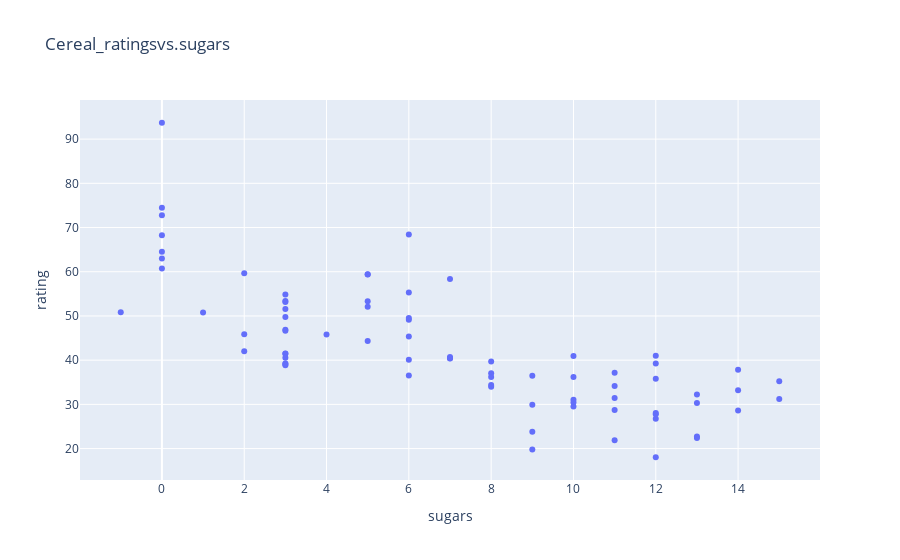

Here is the notebook cell this chart was saved with:
### Code cell
fig = px.scatter(df,
                x='sugars',
                y='rating',
                #hover_name='name',
                hover_name= df['name'].astype(str)+" / "+df['mfr'].astype(str),
                title='Cereal_ratingsvs.sugars')
fig.show()

#เอา df เข้ามาทั้งก้อน กำหนด x y, hover_name คือกำหนดชื่อที่จุด

### Figure 1 — Plotly figure (JSON) as saved in the notebook; plotly's stock layout.template omitted (floating-point values rounded to 4 significant figures)
{"data": [{"hovertemplate": "<b>%{hovertext}</b><br><br>sugars=%{x}<br>rating=%{y}<extra></extra>", "hovertext": ["100% Bran / Nabisco", "100% Natural Bran / Quaker Oats", "All-Bran / Kellogs", "All-Bran with Extra Fiber / Kellogs", "Almond Delight / Ralston Purina", "Apple Cinnamon Cheerios / General Mills", "Apple Jacks / Kellogs", "Basic 4 / General Mills", "Bran Chex / Ralston Purina", "Bran Flakes / Post", "Cap'n'Crunch / Quaker Oats", "Cheerios / General Mills", "Cinnamon Toast Crunch / General Mills", "Clusters / General Mills", "Cocoa Puffs / General Mills", "Corn Chex / Ralston Purina", "Corn Flakes / Kellogs", "Corn Pops / Kellogs", "Count Chocula / General Mills", "Cracklin' Oat Bran / Kellogs", "Cream of Wheat (Quick) / Nabisco", "Crispix / Kellogs", "Crispy Wheat & Raisins / General Mills", "Double Chex / Ralston Purina", "Froot Loops / Kellogs", "Frosted Flakes / Kellogs", "Frosted Mini-Wheats / Kellogs", "Fruit & Fibre Dates, Walnuts, and Oats / Post", "Fruitful Bran / Kellogs", "Fruity Pebbles / Post", "Golden Crisp / Post", "Golden Grahams / General Mills", "Grape Nuts Flakes / Post", "Grape-Nuts / Post", "Great Grains Pecan / Post", "Honey Graham Ohs / Quaker Oats", "Honey Nut Cheerios / General Mills", "Honey-comb / Post", "Just Right Crunchy  Nuggets / Kellogs", "Just Right Fruit & Nut / Kellogs", "Kix / General Mills", "Life / Quaker Oats", "Lucky Charms / General Mills", "Maypo / AM Home Food", "Muesli Raisins, Dates, & Almonds / Ralston Purina", "Muesli Raisins, Peaches, & Pecans / Ralston Purina", "Mueslix Crispy Blend / Kellogs", "Multi-Grain Cheerios / General Mills", "Nut&Honey Crunch / Kellogs", "Nutri-Grain Almond-Raisin / Kellogs", "Nutri-grain Wheat / Kellogs", "Oatmeal Raisin Crisp / General Mills", "Post Nat. Raisin Bran / Post", "Product 19 / Kellogs", "Puffed Rice / Quaker Oats", "Puffed Wheat / Quaker Oats", "Quaker Oat Squares / Quaker Oats", "Quaker Oatmeal / Quaker Oats", "Raisin Bran / Kellogs", "Raisin Nut Bran / General Mills", "Raisin Squares / Kellogs", "Rice Chex / Ralston Purina", "Rice Krispies / Kellogs", "Shredded Wheat / Nabisco", "Shredded Wheat 'n'Bran / Nabisco", "Shredded Wheat spoon size / Nabisco", "Smacks / Kellogs", "Special K / Kellogs", "Strawberry Fruit Wheats / Nabisco", "Total Corn Flakes / General Mills", "Total Raisin Bran / General Mills", "Total Whole Grain / General Mills", "Triples / General Mills", "Trix / General Mills", "Wheat Chex / Ralston Purina", "Wheaties / General Mills", "Wheaties Honey Gold / General Mills"], "legendgroup": "", "marker": {"color": "#636efa", "symbol": "circle"}, "mode": "markers", "name": "", "orientation": "v", "showlegend": false, "type": "scatter", "x": [6, 8, 5, 0, 8, 10, 14, 8, 6, 5, 12, 1, 9, 7, 13, 3, 2, 12, 13, 7, 0, 3, 10, 5, 13, 11, 7, 10, 12, 12, 15, 9, 5, 3, 4, 11, 10, 11, 6, 9, 3, 6, 12, 3, 11, 11, 13, 6, 9, 7, 2, 10, 14, 3, 0, 0, 6, -1, 12, 8, 6, 2, 3, 0, 0, 0, 15, 3, 5, 3, 14, 3, 3, 12, 3, 3, 8], "xaxis": "x", "y": [68.4, 33.98, 59.43, 93.7, 34.38, 29.51, 33.17, 37.04, 49.12, 53.31, 18.04, 50.76, 19.82, 40.4, 22.74, 41.45, 45.86, 35.78, 22.4, 40.45, 64.53, 46.9, 36.18, 44.33, 32.21, 31.44, 58.35, 40.92, 41.02, 28.03, 35.25, 23.8, 52.08, 53.37, 45.81, 21.87, 31.07, 28.74, 36.52, 36.47, 39.24, 45.33, 26.73, 54.85, 37.14, 34.14, 30.31, 40.11, 29.92, 40.69, 59.64, 30.45, 37.84, 41.5, 60.76, 63.01, 49.51, 50.83, 39.26, 39.7, 55.33, 42, 40.56, 68.24, 74.47, 72.8, 31.23, 53.13, 59.36, 38.84, 28.59, 46.66, 39.11, 27.75, 49.79, 51.59, 36.19], "yaxis": "y"}], "layout": {"legend": {"tracegroupgap": 0}, "title": {"text": "Cereal_ratingsvs.sugars"}, "xaxis": {"anchor": "y", "domain": [0, 1], "title": {"text": "sugars"}}, "yaxis": {"anchor": "x", "domain": [0, 1], "title": {"text": "rating"}}}}
